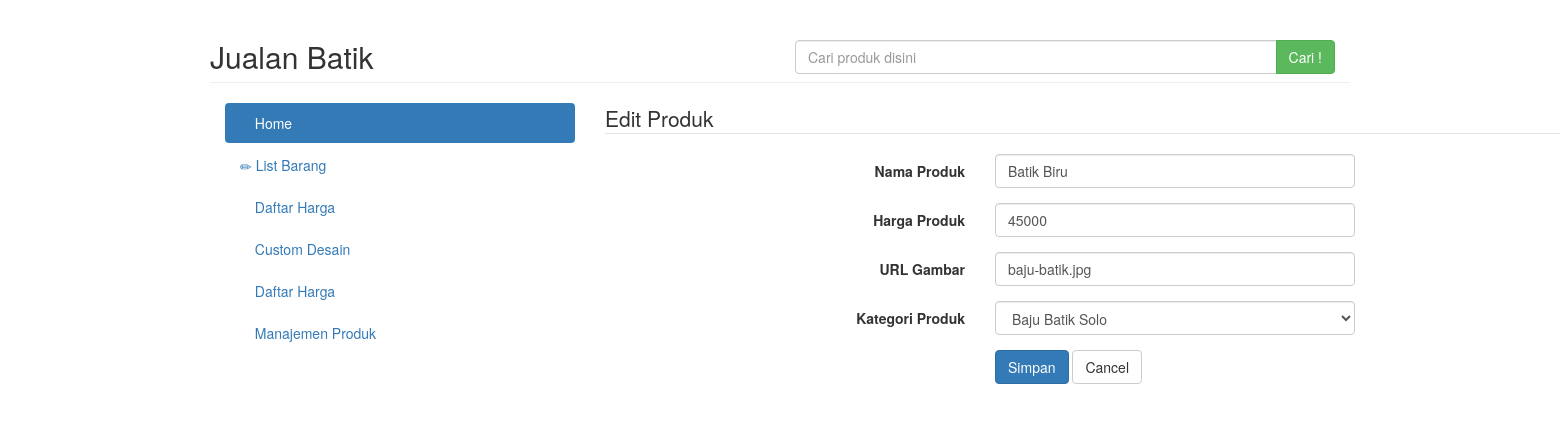
/?ur=manajemen_store/edit_produk&idproduk=2, run on the app's committed database.
### tables this page shows
CREATE TABLE IF NOT EXISTS `produk` (
  `id_produk` int(5) NOT NULL,
  `nama_produk` varchar(50) NOT NULL,
  `harga_produk` varchar(10) NOT NULL,
  `kategori_produk` int(5) NOT NULL,
  `gambar_produk` text NOT NULL
);

CREATE TABLE IF NOT EXISTS `all_kategori` (
  `id_kategori` int(5) NOT NULL,
  `nama_kategori` varchar(50) NOT NULL
);

### manajemen_store/edit_produk.php (the view, shortened to what this page needs)
<?php
	$idproduk = $_GET[idproduk];
	$sql = "SELECT produk.*, all_kategori.nama_kategori FROM produk INNER JOIN all_kategori ON produk.kategori_produk=all_kategori.id_kategori WHERE produk.id_produk=$idproduk";
	$exe = mysql_query($sql);
	while($produk=mysql_fetch_array($exe))
	{
?>
<div class="row">
	<div class="container">
		<form class="form-horizontal" action="./?ur=manajemen_store/edit_produk" method="post">
			<fieldset>
			<legend>Edit Produk</legend>
			<div class="form-group">
			  <label class="col-md-4 control-label" for="namaproduk">Nama Produk</label>
			  <div class="col-md-4">
			  <input id="namaproduk" name="namaproduk" type="text" placeholder="Isi Nama Produk" class="form-control input-md" required="" value="<?php echo $produk[nama_produk]; ?>">
			  </div>
			</div>
			<div class="form-group">
			  <label class="col-md-4 control-label" for="hargaproduk">Harga Produk</label>
			  <div class="col-md-4">
			  <input id="hargaproduk" name="hargaproduk" type="text" placeholder="Isi harga produk" class="form-control input-md" required="" value="<?php echo $produk[harga_produk]; ?>">
			  </div>
			</div>
			<div class="form-group">
			  <label class="col-md-4 control-label" for="urlgambar">URL Gambar</label>
			  <div class="col-md-4">
			  <input id="urlgambar" name="urlgambar" type="text" placeholder="Isi URL Gambar" class="form-control input-md" required="" value="<?php echo $produk[gambar_produk]; ?>">
			  </div>
			</div>
			<div class="form-group">
			  <label class="col-md-4 control-label" for="kategoriproduk">Kategori Produk</label>
			  <div class="col-md-4">
			    <select id="kategoriproduk" name="kategoriproduk" class="form-control">
			      <option value="<?php echo $produk[kategori_produk]; ?>"><?php echo $produk[nama_kategori]; ?></option>
			    </select>
			  </div>
			</div>
			<div class="form-group">
			  <label class="col-md-4 control-label" for="submit"></label>
			  <div class="col-md-8">
			    <button id="submit" name="submit" class="btn btn-primary">Simpan</button>
			    <button id="reset" name="reset" class="btn btn-default">Cancel</button>
			  </div>
			</div>
			</fieldset>
		</form>
	</div>
</div>
<?php
	};
?>

### data on the page
produk: namaproduk "Batik Biru", hargaproduk "45000", urlgambar "baju-batik.jpg", kategoriproduk "Baju Batik Solo"
